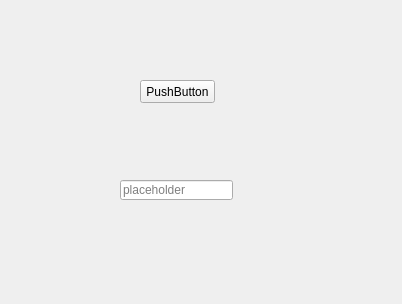
<?xml version="1.0" encoding="UTF-8"?>
<ui version="4.0">
 <class>test_page</class>
 <widget class="QWidget" name="test_page">
  <property name="geometry">
   <rect>
    <x>0</x>
    <y>0</y>
    <width>402</width>
    <height>304</height>
   </rect>
  </property>
  <property name="windowTitle">
   <string>Test Page</string>
  </property>
  <widget class="QPushButton" name="btn">
   <property name="geometry">
    <rect>
     <x>140</x>
     <y>80</y>
     <width>75</width>
     <height>23</height>
    </rect>
   </property>
   <property name="text">
    <string>PushButton</string>
   </property>
  </widget>
  <widget class="QLineEdit" name="ledit">
   <property name="geometry">
    <rect>
     <x>120</x>
     <y>180</y>
     <width>113</width>
     <height>20</height>
    </rect>
   </property>
   <property name="placeholderText">
    <string>placeholder</string>
   </property>
  </widget>
 </widget>
 <resources/>
 <connections/>
</ui>
